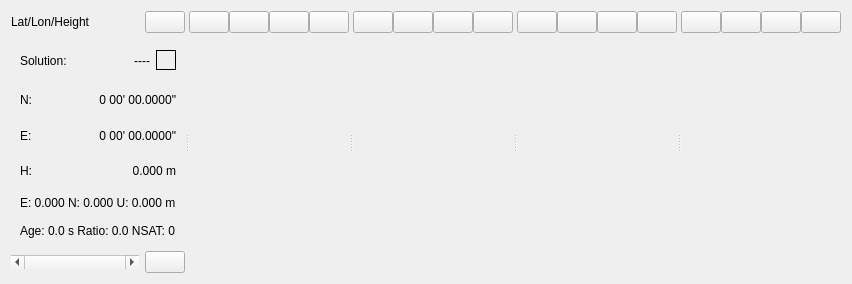
    <widget class="QWidget" name="panelMain" native="true">
     <property name="toolTip">
      <string/>
     </property>
     <property name="text" stdset="0">
      <string/>
     </property>
     <layout class="QGridLayout" name="gridLayout_7">
      <item row="0" column="0">
       <widget class="QSplitter" name="splitter">
        <property name="orientation">
         <enum>Qt::Orientation::Horizontal</enum>
        </property>
        <widget class="QWidget" name="panelSolution" native="true">
         <property name="toolTip">
          <string/>
         </property>
         <property name="text" stdset="0">
          <string/>
         </property>
         <layout class="QGridLayout" name="gridLayout_4">
          <property name="leftMargin">
           <number>0</number>
          </property>
          <property name="topMargin">
           <number>0</number>
          </property>
          <property name="rightMargin">
           <number>0</number>
          </property>
          <property name="bottomMargin">
           <number>0</number>
          </property>
          <property name="spacing">
           <number>0</number>
          </property>
          <item row="1" column="0" colspan="4">
           <widget class="QWidget" name="panelSolutionData" native="true">
            <property name="text" stdset="0">
             <string/>
            </property>
            <layout class="QGridLayout" name="gridLayout">
             <item row="1" column="1" colspan="2">
              <widget class="QLabel" name="lblPosition1">
               <property name="sizePolicy">
                <sizepolicy hsizetype="Preferred" vsizetype="Preferred">
                 <horstretch>0</horstretch>
                 <verstretch>8</verstretch>
                </sizepolicy>
               </property>
               <property name="text">
                <string>0 00' 00.0000&quot;</string>
               </property>
               <property name="alignment">
                <set>Qt::AlignmentFlag::AlignRight|Qt::AlignmentFlag::AlignTrailing|Qt::AlignmentFlag::AlignVCenter</set>
               </property>
              </widget>
             </item>
             <item row="1" column="0">
              <widget class="QLabel" name="lblPositionText1">
               <property name="sizePolicy">
                <sizepolicy hsizetype="Preferred" vsizetype="Preferred">
                 <horstretch>0</horstretch>
                 <verstretch>8</verstretch>
                </sizepolicy>
               </property>
               <property name="text">
                <string>N:</string>
               </property>
              </widget>
             </item>
             <item row="3" column="1" colspan="2">
              <widget class="QLabel" name="lblPosition3">
               <property name="sizePolicy">
                <sizepolicy hsizetype="Preferred" vsizetype="Preferred">
                 <horstretch>0</horstretch>
                 <verstretch>8</verstretch>
                </sizepolicy>
               </property>
               <property name="text">
                <string>0.000 m</string>
               </property>
               <property name="alignment">
                <set>Qt::AlignmentFlag::AlignRight|Qt::AlignmentFlag::AlignTrailing|Qt::AlignmentFlag::AlignVCenter</set>
               </property>
              </widget>
             </item>
             <item row="3" column="0">
              <widget class="QLabel" name="lblPositionText3">
               <property name="sizePolicy">
                <sizepolicy hsizetype="Preferred" vsizetype="Preferred">
                 <horstretch>0</horstretch>
                 <verstretch>8</verstretch>
                </sizepolicy>
               </property>
               <property name="text">
                <string>H:</string>
               </property>
              </widget>
             </item>
             <item row="0" column="2">
              <layout class="QGridLayout" name="gridLayout_8">
               <item row="2" column="0">
                <spacer name="verticalSpacer">
                 <property name="orientation">
                  <enum>Qt::Orientation::Vertical</enum>
                 </property>
                 <property name="sizeHint" stdset="0">
                  <size>
                   <width>20</width>
                   <height>40</height>
                  </size>
                 </property>
                </spacer>
               </item>
               <item row="0" column="0">
                <spacer name="verticalSpacer_2">
                 <property name="orientation">
                  <enum>Qt::Orientation::Vertical</enum>
                 </property>
                 <property name="sizeHint" stdset="0">
                  <size>
                   <width>20</width>
                   <height>40</height>
                  </size>
                 </property>
                </spacer>
               </item>
               <item row="1" column="0">
                <widget class="QLabel" name="lblIndicatorSolution">
                 <property name="minimumSize">
                  <size>
                   <width>20</width>
                   <height>20</height>
                  </size>
                 </property>
                 <property name="toolTip">
                  <string>Solution state</string>
                 </property>
                 <property name="frameShape">
                  <enum>QFrame::Shape::Box</enum>
                 </property>
                </widget>
               </item>
              </layout>
             </item>
             <item row="2" column="0">
              <widget class="QLabel" name="lblPositionText2">
               <property name="sizePolicy">
                <sizepolicy hsizetype="Preferred" vsizetype="Preferred">
                 <horstretch>0</horstretch>
                 <verstretch>8</verstretch>
                </sizepolicy>
               </property>
               <property name="text">
                <string>E:</string>
               </property>
              </widget>
             </item>
             <item row="5" column="0" colspan="3">
              <widget class="QLabel" name="lblNSatellites">
               <property name="sizePolicy">
                <sizepolicy hsizetype="Preferred" vsizetype="Preferred">
                 <horstretch>0</horstretch>
                 <verstretch>6</verstretch>
                </sizepolicy>
               </property>
               <property name="text">
                <string>Age: 0.0 s Ratio: 0.0 NSAT: 0</string>
               </property>
              </widget>
             </item>
             <item row="0" column="0">
              <widget class="QLabel" name="lblSolutionText">
               <property name="sizePolicy">
                <sizepolicy hsizetype="MinimumExpanding" vsizetype="Preferred">
                 <horstretch>0</horstretch>
                 <verstretch>10</verstretch>
                </sizepolicy>
               </property>
               <property name="text">
                <string>Solution:</string>
               </property>
              </widget>
             </item>
             <item row="2" column="1" colspan="2">
              <widget class="QLabel" name="lblPosition2">
               <property name="sizePolicy">
                <sizepolicy hsizetype="Preferred" vsizetype="Preferred">
                 <horstretch>0</horstretch>
                 <verstretch>8</verstretch>
                </sizepolicy>
               </property>
               <property name="text">
                <string>0 00' 00.0000&quot;</string>
               </property>
               <property name="alignment">
                <set>Qt::AlignmentFlag::AlignRight|Qt::AlignmentFlag::AlignTrailing|Qt::AlignmentFlag::AlignVCenter</set>
               </property>
              </widget>
             </item>
             <item row="0" column="1">
              <widget class="QLabel" name="lblSolution">
               <property name="sizePolicy">
                <sizepolicy hsizetype="MinimumExpanding" vsizetype="Preferred">
                 <horstretch>0</horstretch>
                 <verstretch>10</verstretch>
                </sizepolicy>
               </property>
               <property name="text">
                <string>----</string>
               </property>
               <property name="alignment">
                <set>Qt::AlignmentFlag::AlignRight|Qt::AlignmentFlag::AlignTrailing|Qt::AlignmentFlag::AlignVCenter</set>
               </property>
              </widget>
             </item>
             <item row="4" column="0" colspan="3">
              <widget class="QLabel" name="lblStd">
               <property name="sizePolicy">
                <sizepolicy hsizetype="Preferred" vsizetype="Preferred">
                 <horstretch>0</horstretch>
                 <verstretch>6</verstretch>
                </sizepolicy>
               </property>
               <property name="text">
                <string>E: 0.000 N: 0.000 U: 0.000 m</string>
               </property>
              </widget>
             </item>
            </layout>
           </widget>
          </item>
          <item row="3" column="0" colspan="4">
           <widget class="QWidget" name="panelSolutionPosition" native="true">
            <property name="sizePolicy">
             <sizepolicy hsizetype="Preferred" vsizetype="Fixed">
              <horstretch>0</horstretch>
              <verstretch>0</verstretch>
             </sizepolicy>
            </property>
            <property name="text" stdset="0">
             <string/>
            </property>
            <layout class="QHBoxLayout" name="horizontalLayout_5">
             <property name="leftMargin">
              <number>0</number>
             </property>
             <property name="topMargin">
              <number>0</number>
             </property>
             <property name="rightMargin">
              <number>0</number>
             </property>
             <property name="bottomMargin">
              <number>0</number>
             </property>
             <item>
              <widget class="QScrollBar" name="sBSolution">
               <property name="sizePolicy">
                <sizepolicy hsizetype="Expanding" vsizetype="Fixed">
                 <horstretch>0</horstretch>
                 <verstretch>0</verstretch>
                </sizepolicy>
               </property>
               <property name="toolTip">
                <string>Solution buffer</string>
               </property>
               <property name="maximum">
                <number>0</number>
               </property>
               <property name="singleStep">
                <number>1</number>
               </property>
               <property name="orientation">
                <enum>Qt::Orientation::Horizontal</enum>
               </property>
              </widget>
             </item>
             <item>
              <widget class="QPushButton" name="btnSave">
               <property name="toolTip">
                <string>Save solutions</string>
               </property>
               <property name="icon">
                <iconset resource="../icon/resources.qrc">
                 <normaloff>:/buttons/folder</normaloff>:/buttons/folder</iconset>
               </property>
              </widget>
             </item>
            </layout>
           </widget>
          </item>
          <item row="0" column="0" colspan="2">
           <widget class="QLabel" name="lblLatLonHeight">
            <property name="text">
             <string>Lat/Lon/Height</string>
            </property>
           </widget>
          </item>
          <item row="0" column="3">
           <widget class="QPushButton" name="btnSolutionType">
            <property name="sizePolicy">
             <sizepolicy hsizetype="Fixed" vsizetype="Fixed">
              <horstretch>0</horstretch>
              <verstretch>0</verstretch>
             </sizepolicy>
            </property>
            <property name="toolTip">
             <string>Change solution format</string>
            </property>
            <property name="icon">
             <iconset resource="../icon/resources.qrc">
              <normaloff>:/buttons/down</normaloff>:/buttons/down</iconset>
            </property>
           </widget>
          </item>
         </layout>
        </widget>
        <widget class="QWidget" name="panelDisplay1" native="true">
         <property name="toolTip">
          <string/>
         </property>
         <property name="text" stdset="0">
          <string/>
         </property>
         <layout class="QGridLayout" name="gridLayout_2">
          <property name="leftMargin">
           <number>0</number>
          </property>
          <property name="topMargin">
           <number>0</number>
          </property>
          <property name="rightMargin">
           <number>0</number>
          </property>
          <property name="bottomMargin">
           <number>0</number>
          </property>
          <property name="spacing">
           <number>0</number>
          </property>
          <item row="0" column="1">
           <widget class="QPushButton" name="btnExpand1">
            <property name="sizePolicy">
             <sizepolicy hsizetype="Fixed" vsizetype="Fixed">
              <horstretch>0</horstretch>
              <verstretch>0</verstretch>
             </sizepolicy>
            </property>
            <property name="icon">
             <iconset resource="../icon/resources.qrc">
              <normaloff>:/buttons/expand</normaloff>:/buttons/expand</iconset>
            </property>
           </widget>
          </item>
          <item row="0" column="5">
           <widget class="QPushButton" name="btnPlotType1">
            <property name="sizePolicy">
             <sizepolicy hsizetype="Fixed" vsizetype="Fixed">
              <horstretch>0</horstretch>
              <verstretch>0</verstretch>
             </sizepolicy>
            </property>
            <property name="toolTip">
             <string>Change plot type</string>
            </property>
            <property name="icon">
             <iconset resource="../icon/resources.qrc">
              <normaloff>:/buttons/down</normaloff>:/buttons/down</iconset>
            </property>
           </widget>
          </item>
          <item row="0" column="2">
           <widget class="QPushButton" name="btnShrink1">
            <property name="sizePolicy">
             <sizepolicy hsizetype="Fixed" vsizetype="Fixed">
              <horstretch>0</horstretch>
              <verstretch>0</verstretch>
             </sizepolicy>
            </property>
            <property name="icon">
             <iconset resource="../icon/resources.qrc">
              <normaloff>:/buttons/shrink</normaloff>:/buttons/shrink</iconset>
            </property>
           </widget>
          </item>
          <item row="2" column="1" colspan="5">
           <widget class="QLabel" name="lblDisplay1">
            <property name="sizePolicy">
             <sizepolicy hsizetype="Ignored" vsizetype="Ignored">
              <horstretch>0</horstretch>
              <verstretch>0</verstretch>
             </sizepolicy>
            </property>
           </widget>
          </item>
          <item row="0" column="4">
           <widget class="QPushButton" name="btnFrequencyType1">
            <property name="sizePolicy">
             <sizepolicy hsizetype="Fixed" vsizetype="Fixed">
              <horstretch>0</horstretch>
              <verstretch>0</verstretch>
             </sizepolicy>
            </property>
            <property name="toolTip">
             <string>Change frequency</string>
            </property>
            <property name="icon">
             <iconset resource="../icon/resources.qrc">
              <normaloff>:/buttons/frequencies</normaloff>:/buttons/frequencies</iconset>
            </property>
           </widget>
          </item>
         </layout>
        </widget>
        <widget class="QWidget" name="panelDisplay2" native="true">
         <property name="text" stdset="0">
          <string/>
         </property>
         <layout class="QGridLayout" name="gridLayout_3">
          <property name="leftMargin">
           <number>0</number>
          </property>
          <property name="topMargin">
           <number>0</number>
          </property>
          <property name="rightMargin">
           <number>0</number>
          </property>
          <property name="bottomMargin">
           <number>0</number>
          </property>
          <property name="spacing">
           <number>0</number>
          </property>
          <item row="2" column="0" colspan="5">
           <widget class="QLabel" name="lblDisplay2">
            <property name="sizePolicy">
             <sizepolicy hsizetype="Ignored" vsizetype="Ignored">
              <horstretch>0</horstretch>
              <verstretch>0</verstretch>
             </sizepolicy>
            </property>
           </widget>
          </item>
          <item row="0" column="0">
           <widget class="QPushButton" name="btnExpand2">
            <property name="sizePolicy">
             <sizepolicy hsizetype="Fixed" vsizetype="Fixed">
              <horstretch>0</horstretch>
              <verstretch>0</verstretch>
             </sizepolicy>
            </property>
            <property name="icon">
             <iconset resource="../icon/resources.qrc">
              <normaloff>:/buttons/expand</normaloff>:/buttons/expand</iconset>
            </property>
           </widget>
          </item>
          <item row="0" column="3">
           <widget class="QPushButton" name="btnFrequencyType2">
            <property name="sizePolicy">
             <sizepolicy hsizetype="Fixed" vsizetype="Fixed">
              <horstretch>0</horstretch>
              <verstretch>0</verstretch>
             </sizepolicy>
            </property>
            <property name="toolTip">
             <string>Change frequency</string>
            </property>
            <property name="icon">
             <iconset resource="../icon/resources.qrc">
              <normaloff>:/buttons/frequencies</normaloff>:/buttons/frequencies</iconset>
            </property>
           </widget>
          </item>
          <item row="0" column="4">
           <widget class="QPushButton" name="btnPlotType2">
            <property name="sizePolicy">
             <sizepolicy hsizetype="Fixed" vsizetype="Fixed">
              <horstretch>0</horstretch>
              <verstretch>0</verstretch>
             </sizepolicy>
            </property>
            <property name="toolTip">
             <string>Change plot type</string>
            </property>
            <property name="icon">
             <iconset resource="../icon/resources.qrc">
              <normaloff>:/buttons/down</normaloff>:/buttons/down</iconset>
            </property>
           </widget>
          </item>
          <item row="0" column="1">
           <widget class="QPushButton" name="btnShrink2">
            <property name="sizePolicy">
             <sizepolicy hsizetype="Fixed" vsizetype="Fixed">
              <horstretch>0</horstretch>
              <verstretch>0</verstretch>
             </sizepolicy>
            </property>
            <property name="icon">
             <iconset resource="../icon/resources.qrc">
              <normaloff>:/buttons/shrink</normaloff>:/buttons/shrink</iconset>
            </property>
           </widget>
          </item>
         </layout>
        </widget>
        <widget class="QWidget" name="panelDisplay3" native="true">
         <property name="text" stdset="0">
          <string/>
         </property>
         <layout class="QGridLayout" name="gridLayout_5">
          <property name="leftMargin">
           <number>0</number>
          </property>
          <property name="topMargin">
           <number>0</number>
          </property>
          <property name="rightMargin">
           <number>0</number>
          </property>
          <property name="bottomMargin">
           <number>0</number>
          </property>
          <property name="spacing">
           <number>0</number>
          </property>
          <item row="2" column="0" colspan="5">
           <widget class="QLabel" name="lblDisplay3">
            <property name="sizePolicy">
             <sizepolicy hsizetype="Ignored" vsizetype="Ignored">
              <horstretch>0</horstretch>
              <verstretch>0</verstretch>
             </sizepolicy>
            </property>
           </widget>
          </item>
          <item row="0" column="0">
           <widget class="QPushButton" name="btnExpand3">
            <property name="sizePolicy">
             <sizepolicy hsizetype="Fixed" vsizetype="Fixed">
              <horstretch>0</horstretch>
              <verstretch>0</verstretch>
             </sizepolicy>
            </property>
            <property name="icon">
             <iconset resource="../icon/resources.qrc">
              <normaloff>:/buttons/expand</normaloff>:/buttons/expand</iconset>
            </property>
           </widget>
          </item>
          <item row="0" column="3">
           <widget class="QPushButton" name="btnFrequencyType3">
            <property name="sizePolicy">
             <sizepolicy hsizetype="Fixed" vsizetype="Fixed">
              <horstretch>0</horstretch>
              <verstretch>0</verstretch>
             </sizepolicy>
            </property>
            <property name="toolTip">
             <string>Change frequency</string>
            </property>
            <property name="icon">
             <iconset resource="../icon/resources.qrc">
              <normaloff>:/buttons/frequencies</normaloff>:/buttons/frequencies</iconset>
            </property>
           </widget>
          </item>
          <item row="0" column="4">
           <widget class="QPushButton" name="btnPlotType3">
            <property name="sizePolicy">
             <sizepolicy hsizetype="Fixed" vsizetype="Fixed">
              <horstretch>0</horstretch>
              <verstretch>0</verstretch>
             </sizepolicy>
            </property>
            <property name="toolTip">
             <string>Change plot type</string>
            </property>
            <property name="icon">
             <iconset resource="../icon/resources.qrc">
              <normaloff>:/buttons/down</normaloff>:/buttons/down</iconset>
            </property>
           </widget>
          </item>
          <item row="0" column="1">
           <widget class="QPushButton" name="btnShrink3">
            <property name="sizePolicy">
             <sizepolicy hsizetype="Fixed" vsizetype="Fixed">
              <horstretch>0</horstretch>
              <verstretch>0</verstretch>
             </sizepolicy>
            </property>
            <property name="icon">
             <iconset resource="../icon/resources.qrc">
              <normaloff>:/buttons/shrink</normaloff>:/buttons/shrink</iconset>
            </property>
           </widget>
          </item>
         </layout>
        </widget>
        <widget class="QWidget" name="panelDisplay4" native="true">
         <property name="text" stdset="0">
          <string/>
         </property>
         <layout class="QGridLayout" name="gridLayout_6">
          <property name="leftMargin">
           <number>0</number>
          </property>
          <property name="topMargin">
           <number>0</number>
          </property>
          <property name="rightMargin">
           <number>0</number>
          </property>
          <property name="bottomMargin">
           <number>0</number>
          </property>
          <property name="spacing">
           <number>0</number>
          </property>
          <item row="2" column="0" colspan="5">
           <widget class="QLabel" name="lblDisplay4">
            <property name="sizePolicy">
             <sizepolicy hsizetype="Ignored" vsizetype="Ignored">
              <horstretch>0</horstretch>
              <verstretch>0</verstretch>
             </sizepolicy>
            </property>
           </widget>
          </item>
          <item row="0" column="0">
           <widget class="QPushButton" name="btnExpand4">
            <property name="sizePolicy">
             <sizepolicy hsizetype="Fixed" vsizetype="Fixed">
              <horstretch>0</horstretch>
              <verstretch>0</verstretch>
             </sizepolicy>
            </property>
            <property name="icon">
             <iconset resource="../icon/resources.qrc">
              <normaloff>:/buttons/expand</normaloff>:/buttons/expand</iconset>
            </property>
           </widget>
          </item>
          <item row="0" column="3">
           <widget class="QPushButton" name="btnFrequencyType4">
            <property name="sizePolicy">
             <sizepolicy hsizetype="Fixed" vsizetype="Fixed">
              <horstretch>0</horstretch>
              <verstretch>0</verstretch>
             </sizepolicy>
            </property>
            <property name="toolTip">
             <string>Change frequency</string>
            </property>
            <property name="icon">
             <iconset resource="../icon/resources.qrc">
              <normaloff>:/buttons/frequencies</normaloff>:/buttons/frequencies</iconset>
            </property>
           </widget>
          </item>
          <item row="0" column="4">
           <widget class="QPushButton" name="btnPlotType4">
            <property name="sizePolicy">
             <sizepolicy hsizetype="Fixed" vsizetype="Fixed">
              <horstretch>0</horstretch>
              <verstretch>0</verstretch>
             </sizepolicy>
            </property>
            <property name="toolTip">
             <string>Change plot type</string>
            </property>
            <property name="icon">
             <iconset resource="../icon/resources.qrc">
              <normaloff>:/buttons/down</normaloff>:/buttons/down</iconset>
            </property>
           </widget>
          </item>
          <item row="0" column="1">
           <widget class="QPushButton" name="btnShrink4">
            <property name="sizePolicy">
             <sizepolicy hsizetype="Fixed" vsizetype="Fixed">
              <horstretch>0</horstretch>
              <verstretch>0</verstretch>
             </sizepolicy>
            </property>
            <property name="icon">
             <iconset resource="../icon/resources.qrc">
              <normaloff>:/buttons/shrink</normaloff>:/buttons/shrink</iconset>
            </property>
           </widget>
          </item>
         </layout>
        </widget>
       </widget>
      </item>
     </layout>
    </widget>
